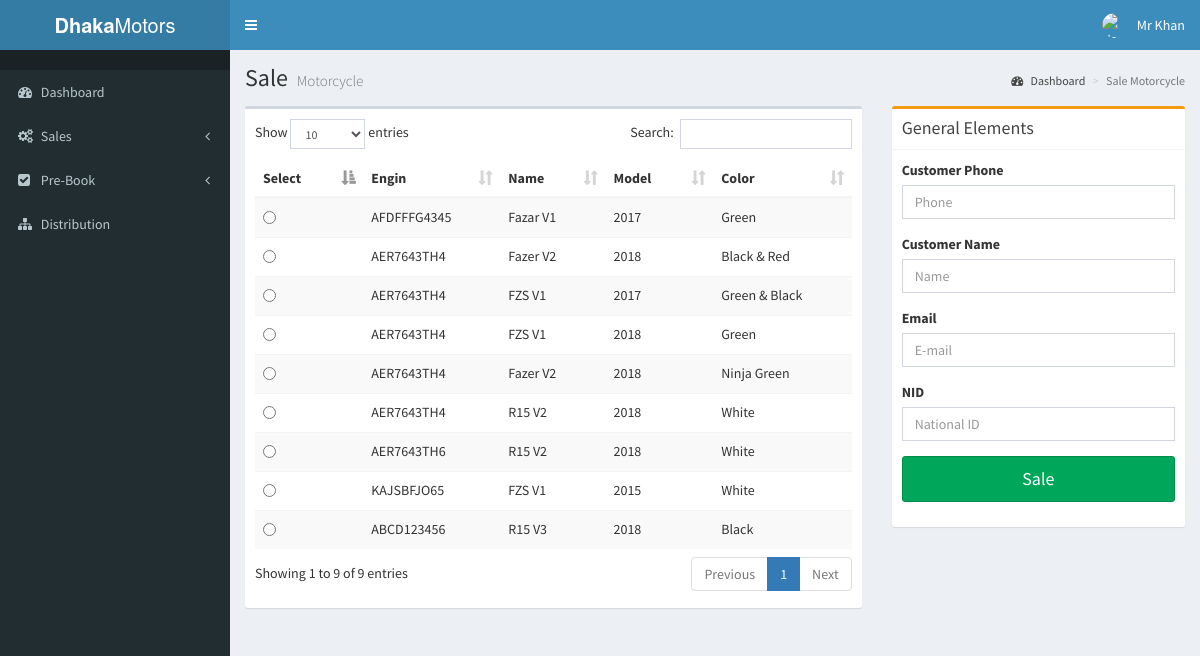
Page /pages/Manager/sale_motorcycle.php (signed in) on the committed database.
### tables this page shows
CREATE TABLE `motorcycle_info` (
  `mID` int(11) NOT NULL,
  `mType` varchar(30) NOT NULL,
  `mName` varchar(30) NOT NULL,
  `model` varchar(100) NOT NULL,
  `engineNo` varchar(30) NOT NULL,
  `chassisNo` varchar(30) NOT NULL,
  `cc` int(10) NOT NULL,
  `color` varchar(30) NOT NULL,
  `price` varchar(30) NOT NULL,
  `sID` int(11) DEFAULT NULL,
  `saleID` int(11) DEFAULT NULL,
  `cID` int(11) DEFAULT NULL,
  `warranty` date NOT NULL,
  `reg` varchar(50) NOT NULL
);

### pages/Manager/sale_motorcycle.php (the view, shortened to what this page needs)
<?php
include 'layout/head.php';
?>
  <div class="content-wrapper">
    <section class="content-header">
      <h1>
			Sale
        <small>Motorcycle</small>
      </h1>
      <ol class="breadcrumb">
        <li><a href="#"><i class="fa fa-dashboard"></i> Dashboard</a></li>
        <li class="active">Sale Motorcycle</li>
      </ol>
    </section>
    <section class="content">
      <div class="row">
	  <form role="form" action="sales_motorcycleManager.php" method="POST" onsubmit="return validate(this)">
        <div class="col-xs-8">
          <div class="box">
            <div class="box-body">
              <table id="example1" class="table table-striped">
                <thead>
                <tr>
					<th>Select</th>
					<th>Engin</th>
					<th>Name</th>
					<th>Model</th>
					<th>Color</th>
                </tr>
                </thead>
                <tbody>
					<?php
					 $con=mysqli_connect('localhost','root','','dhaka_motors');
					 $query="select *
							from motorcycle_info m, stock_info s
							where m.sID=s.sID
							and s.dealer_id=1
							and m.saleID = 0";
						$result=mysqli_query($con,$query);
						if(mysqli_num_rows($result)>0){
							while($row=mysqli_fetch_array($result, MYSQLI_ASSOC)){
							echo "<tr>";
							echo "<td><input type='radio' class='flat-red' name='num[]' value='".$row['mID']."' required></td>";
							echo "<td>".$row['engineNo']."</td>";
							echo "<td>".$row['mName']."</td>";
							echo "<td>".$row['model']."</td>";
							echo "<td>".$row['color']."</td>";
							echo "</tr>";
									}
						}
					?>
				</tbody>
              </table>
            </div>
          </div>
        </div>
		<div class="col-md-4">
		<div class="box box-warning">
            <div class="box-header with-border">
              <h3 class="box-title">General Elements</h3>
            </div>
            <div class="box-body">
                <div class="form-group">
                  <label>Customer Phone</label>
                  <input class="form-control" placeholder="Phone" id="phone" name="phone" type="text"  autofocus required>
                </div>
			<div id="hide">
				<div class="form-group">
                  <label>Customer Name</label>
                  <input class="form-control" placeholder="Name" name="name" type="text" autofocus >
                </div>
				<div class="form-group">
                  <label>Email</label>
                  <input class="form-control" placeholder="E-mail" id="email" name="email" type="email" autofocus >
                </div>
				<div class="form-group">
                  <label>NID </label>
                  <input class="form-control" placeholder="National ID" id="nid" name="nid" type="number" min="1" autofocus >
                </div>
			</div>
				<div class="form-group">
					<button type="submit" class="btn btn-lg btn-success btn-block" onclick="return confirm('Are you sure want to SALE?')" name= "sale">Sale</button>
				</div>
            </div>
          </div>
        </div>
        </form>
      </div>
    </section>
  </div>
<?php
 include 'layout/foot.php';
?>

### rows in the picture
motorcycle_info: engineNo "AFDFFFG4345", mName "Fazar V1", model "2017", color "Green"
motorcycle_info: engineNo "AER7643TH4", mName "Fazer V2", model "2018", color "Black & Red"
motorcycle_info: engineNo "AER7643TH4", mName "FZS V1", model "2017", color "Green & Black"
motorcycle_info: engineNo "AER7643TH4", mName "FZS V1", model "2018", color "Green"
motorcycle_info: engineNo "AER7643TH4", mName "Fazer V2", model "2018", color "Ninja Green"
motorcycle_info: engineNo "AER7643TH4", mName "R15 V2", model "2018", color "White"
motorcycle_info: engineNo "AER7643TH6", mName "R15 V2", model "2018", color "White"
motorcycle_info: engineNo "KAJSBFJO65", mName "FZS V1", model "2015", color "White"
motorcycle_info: engineNo "ABCD123456", mName "R15 V3", model "2018", color "Black"

### other values in the picture
$_SESSION['userName'] "Mr Khan"
